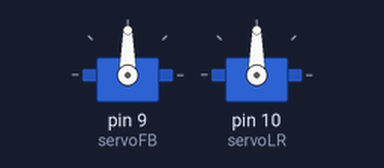
This sketch was run on a simulated Arduino Uno, built with avr-gcc and run on an emulated ATmega328P. Shown: 2 × servo. At 17.4 s the program stops and its outputs stay as they are.

Above: at 0.3 s.
At 7.01 s:
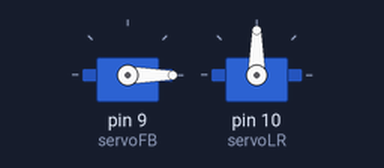
At 12.73 s:
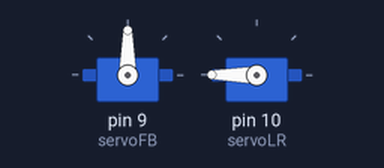
At 16.86 s:
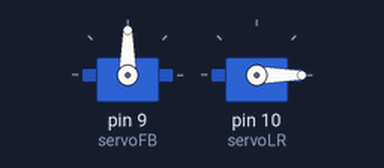
Timing chart, 0 to 18.4 s (numbered marks = the images above):
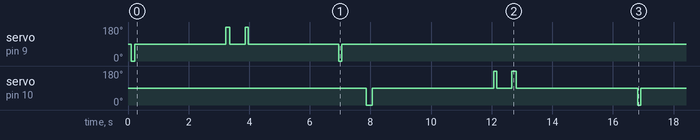

The sketch:

servoTest.ino
```cpp
#include <Servo.h>

Servo servoFB; // Forward/Backward servo
Servo servoLR; // Left/Right servo

void setup() {
  Serial.begin(9600);

  // Attach servos to their respective pins
  servoFB.attach(9);  // Forward/Backward servo on pin 9
  servoLR.attach(10); // Left/Right servo on pin 10

  // Initialize servos to neutral position
  servoFB.write(90);  // Neutral position
  servoLR.write(90);  // Neutral position
}

void loop() {
  for (int i = 0; i < 1; i++) {  // Repeat the sequence 3 times
    // Test servoFB (Forward/Backward servo)
    delay(100);
    servoFB.write(0); //forward
    delay(130);
    //delay(500);
    servoFB.write(90);
    delay(3000);

    servoFB.write(180); // back to neutral
    delay(130);
    servoFB.write(90);
    delay(500);

    servoFB.write(180); // backward
    delay(100);
    servoFB.write(90);
    delay(3000);

    servoFB.write(0); // back to neutral
    delay(100);
    servoFB.write(90);
    delay(800);


    // Test servoLR (Left/Right servo)
    //right
    servoLR.write(0); //
    delay(200);
    servoLR.write(90);
    delay(4000);

    servoLR.write(180);
    delay(100);
    servoLR.write(90);
    delay(500);

    servoLR.write(180);
    delay(150);
    servoLR.write(90);
    delay(4000);

    servoLR.write(0);
    delay(100);
    servoLR.write(90);
    delay(500);
  }

  // Stop the loop after completing three cycles
  while (1) {}
}
```

Measured:
- by itself, servo on pin 9 (servoFB): 90° → 0° at 0.10 s, → 90° 0.13 s later, → 180° 3.0 s later, → 90° 0.13 s later, … (8 changes in this stretch)
- by itself, servo on pin 10 (servoLR): 90° → 0° at 7.9 s, → 90° 0.20 s later, → 180° 4.0 s later, → 90° 0.10 s later, … (8 changes in this stretch)
